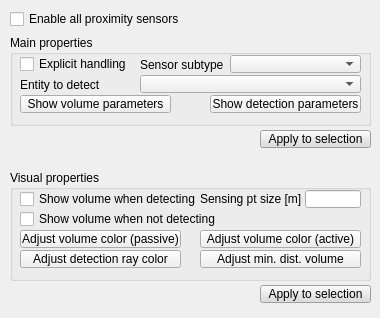
<?xml version="1.0" encoding="UTF-8"?>
<ui version="4.0">
 <class>CQDlgProximitySensors</class>
 <widget class="QDialog" name="CQDlgProximitySensors">
  <property name="geometry">
   <rect>
    <x>0</x>
    <y>0</y>
    <width>380</width>
    <height>318</height>
   </rect>
  </property>
  <property name="windowTitle">
   <string>Proximity Sensor Properties</string>
  </property>
  <property name="windowOpacity">
   <double>1.000000000000000</double>
  </property>
  <property name="locale">
   <locale language="English" country="UnitedStates"/>
  </property>
  <widget class="QCheckBox" name="qqEnableAll">
   <property name="geometry">
    <rect>
     <x>10</x>
     <y>10</y>
     <width>211</width>
     <height>18</height>
    </rect>
   </property>
   <property name="focusPolicy">
    <enum>Qt::StrongFocus</enum>
   </property>
   <property name="text">
    <string>Enable all proximity sensors</string>
   </property>
  </widget>
  <widget class="QGroupBox" name="groupBox">
   <property name="geometry">
    <rect>
     <x>10</x>
     <y>35</y>
     <width>361</width>
     <height>91</height>
    </rect>
   </property>
   <property name="title">
    <string>Main properties</string>
   </property>
   <property name="flat">
    <bool>false</bool>
   </property>
   <widget class="QCheckBox" name="qqExplicitHandling">
    <property name="geometry">
     <rect>
      <x>10</x>
      <y>20</y>
      <width>121</width>
      <height>18</height>
     </rect>
    </property>
    <property name="focusPolicy">
     <enum>Qt::StrongFocus</enum>
    </property>
    <property name="text">
     <string>Explicit handling</string>
    </property>
   </widget>
   <widget class="QLabel" name="label">
    <property name="geometry">
     <rect>
      <x>130</x>
      <y>20</y>
      <width>91</width>
      <height>20</height>
     </rect>
    </property>
    <property name="text">
     <string>Sensor subtype</string>
    </property>
   </widget>
   <widget class="QComboBox" name="qqSensorTypeCombo">
    <property name="geometry">
     <rect>
      <x>220</x>
      <y>20</y>
      <width>131</width>
      <height>18</height>
     </rect>
    </property>
   </widget>
   <widget class="QComboBox" name="qqEntityToDetect">
    <property name="geometry">
     <rect>
      <x>130</x>
      <y>40</y>
      <width>221</width>
      <height>18</height>
     </rect>
    </property>
   </widget>
   <widget class="QLabel" name="label_3">
    <property name="geometry">
     <rect>
      <x>10</x>
      <y>40</y>
      <width>121</width>
      <height>20</height>
     </rect>
    </property>
    <property name="text">
     <string>Entity to detect</string>
    </property>
   </widget>
   <widget class="QToolButton" name="qqAdjustVolume">
    <property name="geometry">
     <rect>
      <x>10</x>
      <y>60</y>
      <width>151</width>
      <height>18</height>
     </rect>
    </property>
    <property name="focusPolicy">
     <enum>Qt::StrongFocus</enum>
    </property>
    <property name="text">
     <string>Show volume parameters</string>
    </property>
    <property name="checkable">
     <bool>true</bool>
    </property>
   </widget>
   <widget class="QToolButton" name="qqAdjustDetectionParams">
    <property name="geometry">
     <rect>
      <x>200</x>
      <y>60</y>
      <width>151</width>
      <height>18</height>
     </rect>
    </property>
    <property name="focusPolicy">
     <enum>Qt::StrongFocus</enum>
    </property>
    <property name="text">
     <string>Show detection parameters</string>
    </property>
   </widget>
  </widget>
  <widget class="QGroupBox" name="groupBox_5">
   <property name="geometry">
    <rect>
     <x>10</x>
     <y>170</y>
     <width>361</width>
     <height>111</height>
    </rect>
   </property>
   <property name="title">
    <string>Visual properties</string>
   </property>
   <property name="flat">
    <bool>false</bool>
   </property>
   <widget class="QToolButton" name="qqPassiveVolumeColor">
    <property name="geometry">
     <rect>
      <x>10</x>
      <y>60</y>
      <width>161</width>
      <height>18</height>
     </rect>
    </property>
    <property name="focusPolicy">
     <enum>Qt::StrongFocus</enum>
    </property>
    <property name="text">
     <string>Adjust volume color (passive)</string>
    </property>
   </widget>
   <widget class="QToolButton" name="qqActiveVolumeColor">
    <property name="geometry">
     <rect>
      <x>190</x>
      <y>60</y>
      <width>161</width>
      <height>18</height>
     </rect>
    </property>
    <property name="focusPolicy">
     <enum>Qt::StrongFocus</enum>
    </property>
    <property name="text">
     <string>Adjust volume color (active)</string>
    </property>
   </widget>
   <widget class="QToolButton" name="qqRayColor">
    <property name="geometry">
     <rect>
      <x>10</x>
      <y>80</y>
      <width>161</width>
      <height>18</height>
     </rect>
    </property>
    <property name="focusPolicy">
     <enum>Qt::StrongFocus</enum>
    </property>
    <property name="text">
     <string>Adjust detection ray color</string>
    </property>
   </widget>
   <widget class="QToolButton" name="qqMinDistColor">
    <property name="geometry">
     <rect>
      <x>190</x>
      <y>80</y>
      <width>161</width>
      <height>18</height>
     </rect>
    </property>
    <property name="focusPolicy">
     <enum>Qt::StrongFocus</enum>
    </property>
    <property name="text">
     <string>Adjust min. dist. volume</string>
    </property>
   </widget>
   <widget class="QCheckBox" name="qqShowNotDetecting">
    <property name="geometry">
     <rect>
      <x>10</x>
      <y>40</y>
      <width>201</width>
      <height>18</height>
     </rect>
    </property>
    <property name="focusPolicy">
     <enum>Qt::StrongFocus</enum>
    </property>
    <property name="text">
     <string>Show volume when not detecting</string>
    </property>
   </widget>
   <widget class="QLabel" name="label_2">
    <property name="geometry">
     <rect>
      <x>190</x>
      <y>20</y>
      <width>101</width>
      <height>18</height>
     </rect>
    </property>
    <property name="text">
     <string>Sensing pt size [m]</string>
    </property>
   </widget>
   <widget class="QCheckBox" name="qqShowDetecting">
    <property name="geometry">
     <rect>
      <x>10</x>
      <y>20</y>
      <width>181</width>
      <height>18</height>
     </rect>
    </property>
    <property name="focusPolicy">
     <enum>Qt::StrongFocus</enum>
    </property>
    <property name="text">
     <string>Show volume when detecting</string>
    </property>
   </widget>
   <widget class="QLineEdit" name="qqPointSize">
    <property name="geometry">
     <rect>
      <x>295</x>
      <y>20</y>
      <width>56</width>
      <height>18</height>
     </rect>
    </property>
   </widget>
  </widget>
  <widget class="QToolButton" name="qqApplyMain">
   <property name="geometry">
    <rect>
     <x>260</x>
     <y>130</y>
     <width>111</width>
     <height>18</height>
    </rect>
   </property>
   <property name="palette">
    <palette>
     <active>
      <colorrole role="WindowText">
       <brush brushstyle="SolidPattern">
        <color alpha="255">
         <red>0</red>
         <green>0</green>
         <blue>0</blue>
        </color>
       </brush>
      </colorrole>
      <colorrole role="Button">
       <brush brushstyle="SolidPattern">
        <color alpha="255">
         <red>220</red>
         <green>220</green>
         <blue>220</blue>
        </color>
       </brush>
      </colorrole>
      <colorrole role="Light">
       <brush brushstyle="SolidPattern">
        <color alpha="255">
         <red>255</red>
         <green>255</green>
         <blue>255</blue>
        </color>
       </brush>
      </colorrole>
      <colorrole role="Midlight">
       <brush brushstyle="SolidPattern">
        <color alpha="255">
         <red>237</red>
         <green>237</green>
         <blue>237</blue>
        </color>
       </brush>
      </colorrole>
      <colorrole role="Dark">
       <brush brushstyle="SolidPattern">
        <color alpha="255">
         <red>110</red>
         <green>110</green>
         <blue>110</blue>
        </color>
       </brush>
      </colorrole>
      <colorrole role="Mid">
       <brush brushstyle="SolidPattern">
        <color alpha="255">
         <red>147</red>
         <green>147</green>
         <blue>147</blue>
        </color>
       </brush>
      </colorrole>
      <colorrole role="Text">
       <brush brushstyle="SolidPattern">
        <color alpha="255">
         <red>0</red>
         <green>0</green>
         <blue>0</blue>
        </color>
       </brush>
      </colorrole>
      <colorrole role="BrightText">
       <brush brushstyle="SolidPattern">
        <color alpha="255">
         <red>255</red>
         <green>255</green>
         <blue>255</blue>
        </color>
       </brush>
      </colorrole>
      <colorrole role="ButtonText">
       <brush brushstyle="SolidPattern">
        <color alpha="255">
         <red>0</red>
         <green>0</green>
         <blue>0</blue>
        </color>
       </brush>
      </colorrole>
      <colorrole role="Base">
       <brush brushstyle="SolidPattern">
        <color alpha="255">
         <red>255</red>
         <green>255</green>
         <blue>255</blue>
        </color>
       </brush>
      </colorrole>
      <colorrole role="Window">
       <brush brushstyle="SolidPattern">
        <color alpha="255">
         <red>220</red>
         <green>220</green>
         <blue>220</blue>
        </color>
       </brush>
      </colorrole>
      <colorrole role="Shadow">
       <brush brushstyle="SolidPattern">
        <color alpha="255">
         <red>0</red>
         <green>0</green>
         <blue>0</blue>
        </color>
       </brush>
      </colorrole>
      <colorrole role="AlternateBase">
       <brush brushstyle="SolidPattern">
        <color alpha="255">
         <red>237</red>
         <green>237</green>
         <blue>237</blue>
        </color>
       </brush>
      </colorrole>
      <colorrole role="ToolTipBase">
       <brush brushstyle="SolidPattern">
        <color alpha="255">
         <red>255</red>
         <green>255</green>
         <blue>220</blue>
        </color>
       </brush>
      </colorrole>
      <colorrole role="ToolTipText">
       <brush brushstyle="SolidPattern">
        <color alpha="255">
         <red>0</red>
         <green>0</green>
         <blue>0</blue>
        </color>
       </brush>
      </colorrole>
     </active>
     <inactive>
      <colorrole role="WindowText">
       <brush brushstyle="SolidPattern">
        <color alpha="255">
         <red>0</red>
         <green>0</green>
         <blue>0</blue>
        </color>
       </brush>
      </colorrole>
      <colorrole role="Button">
       <brush brushstyle="SolidPattern">
        <color alpha="255">
         <red>220</red>
         <green>220</green>
         <blue>220</blue>
        </color>
       </brush>
      </colorrole>
      <colorrole role="Light">
       <brush brushstyle="SolidPattern">
        <color alpha="255">
         <red>255</red>
         <green>255</green>
         <blue>255</blue>
        </color>
       </brush>
      </colorrole>
      <colorrole role="Midlight">
       <brush brushstyle="SolidPattern">
        <color alpha="255">
         <red>237</red>
         <green>237</green>
         <blue>237</blue>
        </color>
       </brush>
      </colorrole>
      <colorrole role="Dark">
       <brush brushstyle="SolidPattern">
        <color alpha="255">
         <red>110</red>
         <green>110</green>
         <blue>110</blue>
        </color>
       </brush>
      </colorrole>
      <colorrole role="Mid">
       <brush brushstyle="SolidPattern">
        <color alpha="255">
         <red>147</red>
         <green>147</green>
         <blue>147</blue>
        </color>
       </brush>
      </colorrole>
      <colorrole role="Text">
       <brush brushstyle="SolidPattern">
        <color alpha="255">
         <red>0</red>
         <green>0</green>
         <blue>0</blue>
        </color>
       </brush>
      </colorrole>
      <colorrole role="BrightText">
       <brush brushstyle="SolidPattern">
        <color alpha="255">
         <red>255</red>
         <green>255</green>
         <blue>255</blue>
        </color>
       </brush>
      </colorrole>
      <colorrole role="ButtonText">
       <brush brushstyle="SolidPattern">
        <color alpha="255">
         <red>0</red>
         <green>0</green>
         <blue>0</blue>
        </color>
       </brush>
      </colorrole>
      <colorrole role="Base">
       <brush brushstyle="SolidPattern">
        <color alpha="255">
         <red>255</red>
         <green>255</green>
         <blue>255</blue>
        </color>
       </brush>
      </colorrole>
      <colorrole role="Window">
       <brush brushstyle="SolidPattern">
        <color alpha="255">
         <red>220</red>
         <green>220</green>
         <blue>220</blue>
        </color>
       </brush>
      </colorrole>
      <colorrole role="Shadow">
       <brush brushstyle="SolidPattern">
        <color alpha="255">
         <red>0</red>
         <green>0</green>
         <blue>0</blue>
        </color>
       </brush>
      </colorrole>
      <colorrole role="AlternateBase">
       <brush brushstyle="SolidPattern">
        <color alpha="255">
         <red>237</red>
         <green>237</green>
         <blue>237</blue>
        </color>
       </brush>
      </colorrole>
      <colorrole role="ToolTipBase">
       <brush brushstyle="SolidPattern">
        <color alpha="255">
         <red>255</red>
         <green>255</green>
         <blue>220</blue>
        </color>
       </brush>
      </colorrole>
      <colorrole role="ToolTipText">
       <brush brushstyle="SolidPattern">
        <color alpha="255">
         <red>0</red>
         <green>0</green>
         <blue>0</blue>
        </color>
       </brush>
      </colorrole>
     </inactive>
     <disabled>
      <colorrole role="WindowText">
       <brush brushstyle="SolidPattern">
        <color alpha="255">
         <red>110</red>
         <green>110</green>
         <blue>110</blue>
        </color>
       </brush>
      </colorrole>
      <colorrole role="Button">
       <brush brushstyle="SolidPattern">
        <color alpha="255">
         <red>220</red>
         <green>220</green>
         <blue>220</blue>
        </color>
       </brush>
      </colorrole>
      <colorrole role="Light">
       <brush brushstyle="SolidPattern">
        <color alpha="255">
         <red>255</red>
         <green>255</green>
         <blue>255</blue>
        </color>
       </brush>
      </colorrole>
      <colorrole role="Midlight">
       <brush brushstyle="SolidPattern">
        <color alpha="255">
         <red>237</red>
         <green>237</green>
         <blue>237</blue>
        </color>
       </brush>
      </colorrole>
      <colorrole role="Dark">
       <brush brushstyle="SolidPattern">
        <color alpha="255">
         <red>110</red>
         <green>110</green>
         <blue>110</blue>
        </color>
       </brush>
      </colorrole>
      <colorrole role="Mid">
       <brush brushstyle="SolidPattern">
        <color alpha="255">
         <red>147</red>
         <green>147</green>
         <blue>147</blue>
        </color>
       </brush>
      </colorrole>
      <colorrole role="Text">
       <brush brushstyle="SolidPattern">
        <color alpha="255">
         <red>110</red>
         <green>110</green>
         <blue>110</blue>
        </color>
       </brush>
      </colorrole>
      <colorrole role="BrightText">
       <brush brushstyle="SolidPattern">
        <color alpha="255">
         <red>255</red>
         <green>255</green>
         <blue>255</blue>
        </color>
       </brush>
      </colorrole>
      <colorrole role="ButtonText">
       <brush brushstyle="SolidPattern">
        <color alpha="255">
         <red>110</red>
         <green>110</green>
         <blue>110</blue>
        </color>
       </brush>
      </colorrole>
      <colorrole role="Base">
       <brush brushstyle="SolidPattern">
        <color alpha="255">
         <red>220</red>
         <green>220</green>
         <blue>220</blue>
        </color>
       </brush>
      </colorrole>
      <colorrole role="Window">
       <brush brushstyle="SolidPattern">
        <color alpha="255">
         <red>220</red>
         <green>220</green>
         <blue>220</blue>
        </color>
       </brush>
      </colorrole>
      <colorrole role="Shadow">
       <brush brushstyle="SolidPattern">
        <color alpha="255">
         <red>0</red>
         <green>0</green>
         <blue>0</blue>
        </color>
       </brush>
      </colorrole>
      <colorrole role="AlternateBase">
       <brush brushstyle="SolidPattern">
        <color alpha="255">
         <red>220</red>
         <green>220</green>
         <blue>220</blue>
        </color>
       </brush>
      </colorrole>
      <colorrole role="ToolTipBase">
       <brush brushstyle="SolidPattern">
        <color alpha="255">
         <red>255</red>
         <green>255</green>
         <blue>220</blue>
        </color>
       </brush>
      </colorrole>
      <colorrole role="ToolTipText">
       <brush brushstyle="SolidPattern">
        <color alpha="255">
         <red>0</red>
         <green>0</green>
         <blue>0</blue>
        </color>
       </brush>
      </colorrole>
     </disabled>
    </palette>
   </property>
   <property name="focusPolicy">
    <enum>Qt::StrongFocus</enum>
   </property>
   <property name="text">
    <string>Apply to selection</string>
   </property>
  </widget>
  <widget class="QToolButton" name="qqApplyColors">
   <property name="geometry">
    <rect>
     <x>260</x>
     <y>285</y>
     <width>111</width>
     <height>18</height>
    </rect>
   </property>
   <property name="palette">
    <palette>
     <active>
      <colorrole role="WindowText">
       <brush brushstyle="SolidPattern">
        <color alpha="255">
         <red>0</red>
         <green>0</green>
         <blue>0</blue>
        </color>
       </brush>
      </colorrole>
      <colorrole role="Button">
       <brush brushstyle="SolidPattern">
        <color alpha="255">
         <red>220</red>
         <green>220</green>
         <blue>220</blue>
        </color>
       </brush>
      </colorrole>
      <colorrole role="Light">
       <brush brushstyle="SolidPattern">
        <color alpha="255">
         <red>255</red>
         <green>255</green>
         <blue>255</blue>
        </color>
       </brush>
      </colorrole>
      <colorrole role="Midlight">
       <brush brushstyle="SolidPattern">
        <color alpha="255">
         <red>237</red>
         <green>237</green>
         <blue>237</blue>
        </color>
       </brush>
      </colorrole>
      <colorrole role="Dark">
       <brush brushstyle="SolidPattern">
        <color alpha="255">
         <red>110</red>
         <green>110</green>
         <blue>110</blue>
        </color>
       </brush>
      </colorrole>
      <colorrole role="Mid">
       <brush brushstyle="SolidPattern">
        <color alpha="255">
         <red>147</red>
         <green>147</green>
         <blue>147</blue>
        </color>
       </brush>
      </colorrole>
      <colorrole role="Text">
       <brush brushstyle="SolidPattern">
        <color alpha="255">
         <red>0</red>
         <green>0</green>
         <blue>0</blue>
        </color>
       </brush>
      </colorrole>
      <colorrole role="BrightText">
       <brush brushstyle="SolidPattern">
        <color alpha="255">
         <red>255</red>
         <green>255</green>
         <blue>255</blue>
        </color>
       </brush>
      </colorrole>
      <colorrole role="ButtonText">
       <brush brushstyle="SolidPattern">
        <color alpha="255">
         <red>0</red>
         <green>0</green>
         <blue>0</blue>
        </color>
       </brush>
      </colorrole>
      <colorrole role="Base">
       <brush brushstyle="SolidPattern">
        <color alpha="255">
         <red>255</red>
         <green>255</green>
         <blue>255</blue>
        </color>
       </brush>
      </colorrole>
      <colorrole role="Window">
       <brush brushstyle="SolidPattern">
        <color alpha="255">
         <red>220</red>
         <green>220</green>
         <blue>220</blue>
        </color>
       </brush>
      </colorrole>
      <colorrole role="Shadow">
       <brush brushstyle="SolidPattern">
        <color alpha="255">
         <red>0</red>
         <green>0</green>
         <blue>0</blue>
        </color>
       </brush>
      </colorrole>
      <colorrole role="AlternateBase">
       <brush brushstyle="SolidPattern">
        <color alpha="255">
         <red>237</red>
         <green>237</green>
         <blue>237</blue>
        </color>
       </brush>
      </colorrole>
      <colorrole role="ToolTipBase">
       <brush brushstyle="SolidPattern">
        <color alpha="255">
         <red>255</red>
         <green>255</green>
         <blue>220</blue>
        </color>
       </brush>
      </colorrole>
      <colorrole role="ToolTipText">
       <brush brushstyle="SolidPattern">
        <color alpha="255">
         <red>0</red>
         <green>0</green>
         <blue>0</blue>
        </color>
       </brush>
      </colorrole>
     </active>
     <inactive>
      <colorrole role="WindowText">
       <brush brushstyle="SolidPattern">
        <color alpha="255">
         <red>0</red>
         <green>0</green>
         <blue>0</blue>
        </color>
       </brush>
      </colorrole>
      <colorrole role="Button">
       <brush brushstyle="SolidPattern">
        <color alpha="255">
         <red>220</red>
         <green>220</green>
         <blue>220</blue>
        </color>
       </brush>
      </colorrole>
      <colorrole role="Light">
       <brush brushstyle="SolidPattern">
        <color alpha="255">
         <red>255</red>
         <green>255</green>
         <blue>255</blue>
        </color>
       </brush>
      </colorrole>
      <colorrole role="Midlight">
       <brush brushstyle="SolidPattern">
        <color alpha="255">
         <red>237</red>
         <green>237</green>
         <blue>237</blue>
        </color>
       </brush>
      </colorrole>
      <colorrole role="Dark">
       <brush brushstyle="SolidPattern">
        <color alpha="255">
         <red>110</red>
         <green>110</green>
         <blue>110</blue>
        </color>
       </brush>
      </colorrole>
      <colorrole role="Mid">
       <brush brushstyle="SolidPattern">
        <color alpha="255">
         <red>147</red>
         <green>147</green>
         <blue>147</blue>
        </color>
       </brush>
      </colorrole>
      <colorrole role="Text">
       <brush brushstyle="SolidPattern">
        <color alpha="255">
         <red>0</red>
         <green>0</green>
         <blue>0</blue>
        </color>
       </brush>
      </colorrole>
      <colorrole role="BrightText">
       <brush brushstyle="SolidPattern">
        <color alpha="255">
         <red>255</red>
         <green>255</green>
         <blue>255</blue>
        </color>
       </brush>
      </colorrole>
      <colorrole role="ButtonText">
       <brush brushstyle="SolidPattern">
        <color alpha="255">
         <red>0</red>
         <green>0</green>
         <blue>0</blue>
        </color>
       </brush>
      </colorrole>
      <colorrole role="Base">
       <brush brushstyle="SolidPattern">
        <color alpha="255">
         <red>255</red>
         <green>255</green>
         <blue>255</blue>
        </color>
       </brush>
      </colorrole>
      <colorrole role="Window">
       <brush brushstyle="SolidPattern">
        <color alpha="255">
         <red>220</red>
         <green>220</green>
         <blue>220</blue>
        </color>
       </brush>
      </colorrole>
      <colorrole role="Shadow">
       <brush brushstyle="SolidPattern">
        <color alpha="255">
         <red>0</red>
         <green>0</green>
         <blue>0</blue>
        </color>
       </brush>
      </colorrole>
      <colorrole role="AlternateBase">
       <brush brushstyle="SolidPattern">
        <color alpha="255">
         <red>237</red>
         <green>237</green>
         <blue>237</blue>
        </color>
       </brush>
      </colorrole>
      <colorrole role="ToolTipBase">
       <brush brushstyle="SolidPattern">
        <color alpha="255">
         <red>255</red>
         <green>255</green>
         <blue>220</blue>
        </color>
       </brush>
      </colorrole>
      <colorrole role="ToolTipText">
       <brush brushstyle="SolidPattern">
        <color alpha="255">
         <red>0</red>
         <green>0</green>
         <blue>0</blue>
        </color>
       </brush>
      </colorrole>
     </inactive>
     <disabled>
      <colorrole role="WindowText">
       <brush brushstyle="SolidPattern">
        <color alpha="255">
         <red>110</red>
         <green>110</green>
         <blue>110</blue>
        </color>
       </brush>
      </colorrole>
      <colorrole role="Button">
       <brush brushstyle="SolidPattern">
        <color alpha="255">
         <red>220</red>
         <green>220</green>
         <blue>220</blue>
        </color>
       </brush>
      </colorrole>
      <colorrole role="Light">
       <brush brushstyle="SolidPattern">
        <color alpha="255">
         <red>255</red>
         <green>255</green>
         <blue>255</blue>
        </color>
       </brush>
      </colorrole>
      <colorrole role="Midlight">
       <brush brushstyle="SolidPattern">
        <color alpha="255">
         <red>237</red>
         <green>237</green>
         <blue>237</blue>
        </color>
       </brush>
      </colorrole>
      <colorrole role="Dark">
       <brush brushstyle="SolidPattern">
        <color alpha="255">
         <red>110</red>
         <green>110</green>
         <blue>110</blue>
        </color>
       </brush>
      </colorrole>
      <colorrole role="Mid">
       <brush brushstyle="SolidPattern">
        <color alpha="255">
         <red>147</red>
         <green>147</green>
         <blue>147</blue>
        </color>
       </brush>
      </colorrole>
      <colorrole role="Text">
       <brush brushstyle="SolidPattern">
        <color alpha="255">
         <red>110</red>
         <green>110</green>
         <blue>110</blue>
        </color>
       </brush>
      </colorrole>
      <colorrole role="BrightText">
       <brush brushstyle="SolidPattern">
        <color alpha="255">
         <red>255</red>
         <green>255</green>
         <blue>255</blue>
        </color>
       </brush>
      </colorrole>
      <colorrole role="ButtonText">
       <brush brushstyle="SolidPattern">
        <color alpha="255">
         <red>110</red>
         <green>110</green>
         <blue>110</blue>
        </color>
       </brush>
      </colorrole>
      <colorrole role="Base">
       <brush brushstyle="SolidPattern">
        <color alpha="255">
         <red>220</red>
         <green>220</green>
         <blue>220</blue>
        </color>
       </brush>
      </colorrole>
      <colorrole role="Window">
       <brush brushstyle="SolidPattern">
        <color alpha="255">
         <red>220</red>
         <green>220</green>
         <blue>220</blue>
        </color>
       </brush>
      </colorrole>
      <colorrole role="Shadow">
       <brush brushstyle="SolidPattern">
        <color alpha="255">
         <red>0</red>
         <green>0</green>
         <blue>0</blue>
        </color>
       </brush>
      </colorrole>
      <colorrole role="AlternateBase">
       <brush brushstyle="SolidPattern">
        <color alpha="255">
         <red>220</red>
         <green>220</green>
         <blue>220</blue>
        </color>
       </brush>
      </colorrole>
      <colorrole role="ToolTipBase">
       <brush brushstyle="SolidPattern">
        <color alpha="255">
         <red>255</red>
         <green>255</green>
         <blue>220</blue>
        </color>
       </brush>
      </colorrole>
      <colorrole role="ToolTipText">
       <brush brushstyle="SolidPattern">
        <color alpha="255">
         <red>0</red>
         <green>0</green>
         <blue>0</blue>
        </color>
       </brush>
      </colorrole>
     </disabled>
    </palette>
   </property>
   <property name="focusPolicy">
    <enum>Qt::StrongFocus</enum>
   </property>
   <property name="text">
    <string>Apply to selection</string>
   </property>
  </widget>
 </widget>
 <tabstops>
  <tabstop>qqEnableAll</tabstop>
  <tabstop>qqExplicitHandling</tabstop>
  <tabstop>qqSensorTypeCombo</tabstop>
  <tabstop>qqEntityToDetect</tabstop>
  <tabstop>qqAdjustVolume</tabstop>
  <tabstop>qqAdjustDetectionParams</tabstop>
  <tabstop>qqApplyMain</tabstop>
  <tabstop>qqShowDetecting</tabstop>
  <tabstop>qqShowNotDetecting</tabstop>
  <tabstop>qqPointSize</tabstop>
  <tabstop>qqPassiveVolumeColor</tabstop>
  <tabstop>qqActiveVolumeColor</tabstop>
  <tabstop>qqRayColor</tabstop>
  <tabstop>qqMinDistColor</tabstop>
  <tabstop>qqApplyColors</tabstop>
 </tabstops>
 <resources/>
 <connections/>
</ui>
